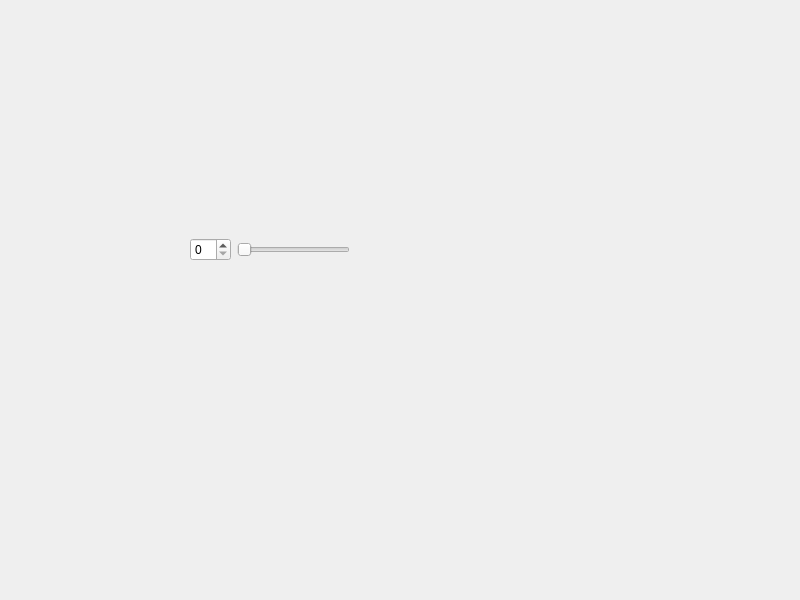
<?xml version="1.0" encoding="UTF-8"?>
<ui version="4.0">
 <class>Widget</class>
 <widget class="QWidget" name="Widget">
  <property name="geometry">
   <rect>
    <x>0</x>
    <y>0</y>
    <width>800</width>
    <height>600</height>
   </rect>
  </property>
  <property name="windowTitle">
   <string>Widget</string>
  </property>
  <widget class="QWidget" name="horizontalLayoutWidget">
   <property name="geometry">
    <rect>
     <x>190</x>
     <y>210</y>
     <width>160</width>
     <height>80</height>
    </rect>
   </property>
   <layout class="QHBoxLayout" name="horizontalLayout">
    <item>
     <widget class="QSpinBox" name="spinBox"/>
    </item>
    <item>
     <widget class="QSlider" name="horizontalSlider">
      <property name="orientation">
       <enum>Qt::Orientation::Horizontal</enum>
      </property>
     </widget>
    </item>
   </layout>
  </widget>
 </widget>
 <resources/>
 <connections>
  <connection>
   <sender>spinBox</sender>
   <signal>valueChanged(int)</signal>
   <receiver>horizontalSlider</receiver>
   <slot>setValue(int)</slot>
   <hints>
    <hint type="sourcelabel">
     <x>77</x>
     <y>121</y>
    </hint>
    <hint type="destinationlabel">
     <x>142</x>
     <y>120</y>
    </hint>
   </hints>
  </connection>
  <connection>
   <sender>horizontalSlider</sender>
   <signal>valueChanged(int)</signal>
   <receiver>spinBox</receiver>
   <slot>setValue(int)</slot>
   <hints>
    <hint type="sourcelabel">
     <x>248</x>
     <y>118</y>
    </hint>
    <hint type="destinationlabel">
     <x>84</x>
     <y>128</y>
    </hint>
   </hints>
  </connection>
 </connections>
</ui>
